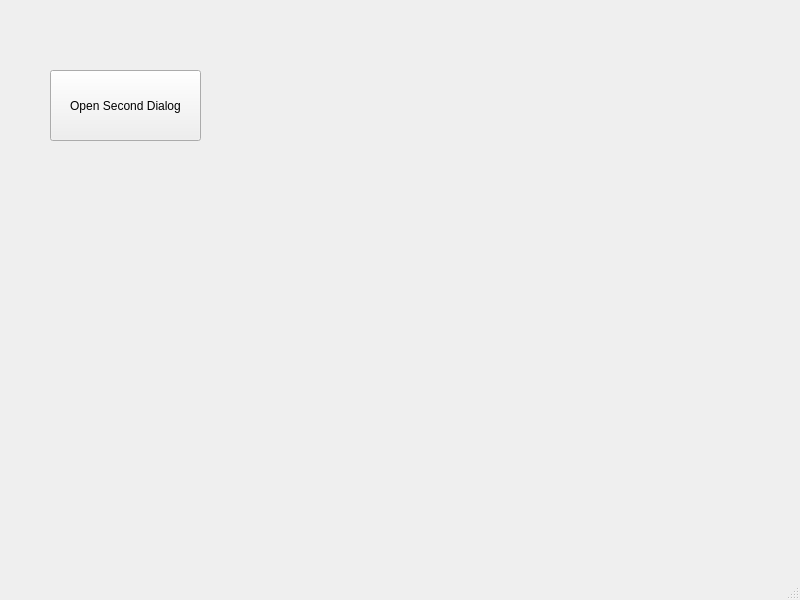
<?xml version="1.0" encoding="UTF-8"?>
<ui version="4.0">
 <class>MainWindow</class>
 <widget class="QMainWindow" name="MainWindow">
  <property name="geometry">
   <rect>
    <x>0</x>
    <y>0</y>
    <width>800</width>
    <height>600</height>
   </rect>
  </property>
  <property name="windowTitle">
   <string>MainWindow</string>
  </property>
  <widget class="QWidget" name="centralwidget">
   <widget class="QPushButton" name="pushButton">
    <property name="geometry">
     <rect>
      <x>50</x>
      <y>70</y>
      <width>151</width>
      <height>71</height>
     </rect>
    </property>
    <property name="text">
     <string>Open Second Dialog</string>
    </property>
   </widget>
  </widget>
  <widget class="QMenuBar" name="menubar">
   <property name="geometry">
    <rect>
     <x>0</x>
     <y>0</y>
     <width>800</width>
     <height>21</height>
    </rect>
   </property>
  </widget>
  <widget class="QStatusBar" name="statusbar"/>
 </widget>
 <resources/>
 <connections/>
</ui>
